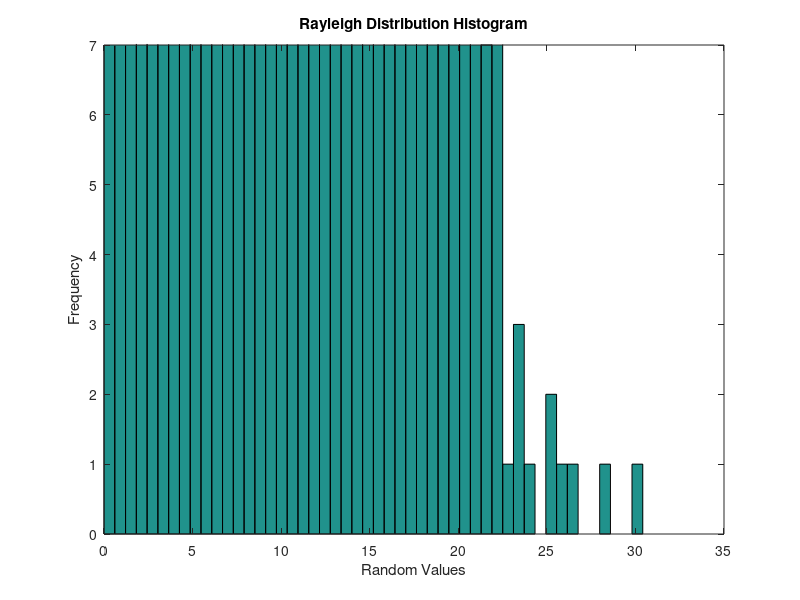

Source code (MATLAB):

# 2023.09.12

% 레일레이분포를 나타냄

% 난수 생성할 횟수
n = 1e6;

% 스케일 파라미터 설정 (Rayleigh 분포의 파라미터)
scale = 1.0;

% 레일레이 분포에서 난수 생성
random_numbers = abs(scale * randn(1, n) + j * randn(1, n)).^2;

% 히스토그램 생성
hist(random_numbers, 50); % 50개의 구간으로 나눈 히스토그램

% Y축 범위 설정
ylim([0, 7]);

% 히스토그램 제목과 축 레이블 추가
title('Rayleigh Distribution Histogram');
xlabel('Random Values');
ylabel('Frequency');

% 그래프 출력
